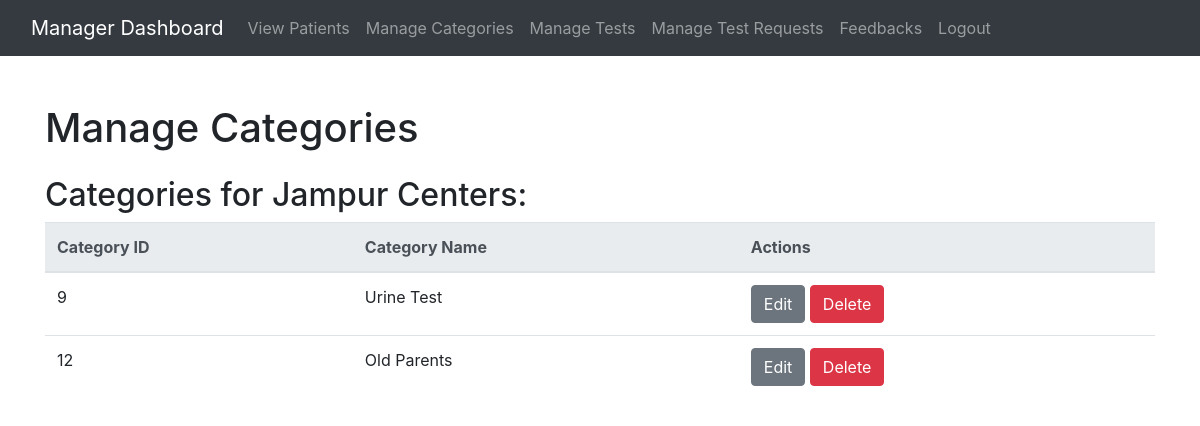
The app's page /manager/view_categories.php (signed in) with its own data.
### tables this page shows
CREATE TABLE `diagnostic_centers` (
  `center_id` int(11) NOT NULL,
  `center_name` varchar(255) NOT NULL,
  `location` varchar(255) NOT NULL,
  `contact_details` varchar(255) NOT NULL,
  `manager_id` int(11) DEFAULT NULL,
  `created_at` timestamp NOT NULL DEFAULT current_timestamp(),
  `updated_at` timestamp NOT NULL DEFAULT current_timestamp() ON UPDATE current_timestamp()
);

CREATE TABLE `test_categories` (
  `category_id` int(11) NOT NULL,
  `category_name` varchar(100) NOT NULL,
  `center_id` int(11) DEFAULT NULL
);

### manager/view_categories.php (the view, shortened to what this page needs)
<?php
include('config.php');
$managerId = $_SESSION['managerId'];
$sql = "SELECT * FROM diagnostic_centers WHERE manager_id = $managerId";
$result = mysqli_query($conn, $sql);
if ($result && mysqli_num_rows($result) > 0) {
    $center = mysqli_fetch_assoc($result);
    $centerId = $center['center_id'];
    $categorySql = "SELECT * FROM test_categories WHERE center_id = $centerId";
    $categoryResult = mysqli_query($conn, $categorySql);
    $categories = mysqli_fetch_all($categoryResult, MYSQLI_ASSOC);
} else {
    $center = null;
    $categories = [];
}
?>
<!DOCTYPE html>
<html>
<head>
    <link rel="stylesheet" href="https://stackpath.bootstrapcdn.com/bootstrap/4.5.2/css/bootstrap.min.css">
</head>
<body>
<?php include('navbar.php'); ?>
    <div class="container mt-5">
        <h1 class="mb-4">Manage Categories</h1>
        <?php if ($center) { ?>
            <h2>Categories for <?php echo $center['center_name']; ?>:</h2>
            <table class="table">
                <thead class="thead-light">
                    <tr>
                        <th>Category ID</th>
                        <th>Category Name</th>
                        <th>Actions</th>
                    </tr>
                </thead>
                <tbody>
                    <?php foreach ($categories as $category) { ?>
                        <tr>
                            <td><?php echo $category['category_id']; ?></td>
                            <td><?php echo $category['category_name']; ?></td>
                            <td>
                                <a href="edit_category.php?category_id=<?php echo $category['category_id']; ?>" class="btn btn-secondary">Edit</a>
                                <a href="?delete_category=<?php echo $category['category_id']; ?>" class="btn btn-danger" onclick="return confirm('Are you sure you want to delete this category?')">Delete</a>
                            </td>
                        </tr>
                    <?php } ?>
                </tbody>
            </table>
        <?php } else { ?>
            <p>You are not currently assigned to manage any diagnostic center.</p>
        <?php } ?>
    </div>
</body>
</html>

### records on screen
diagnostic_centers: center_name "Jampur Centers"
test_categories: category_id "9", category_name "Urine Test"
test_categories: category_id "12", category_name "Old Parents"
